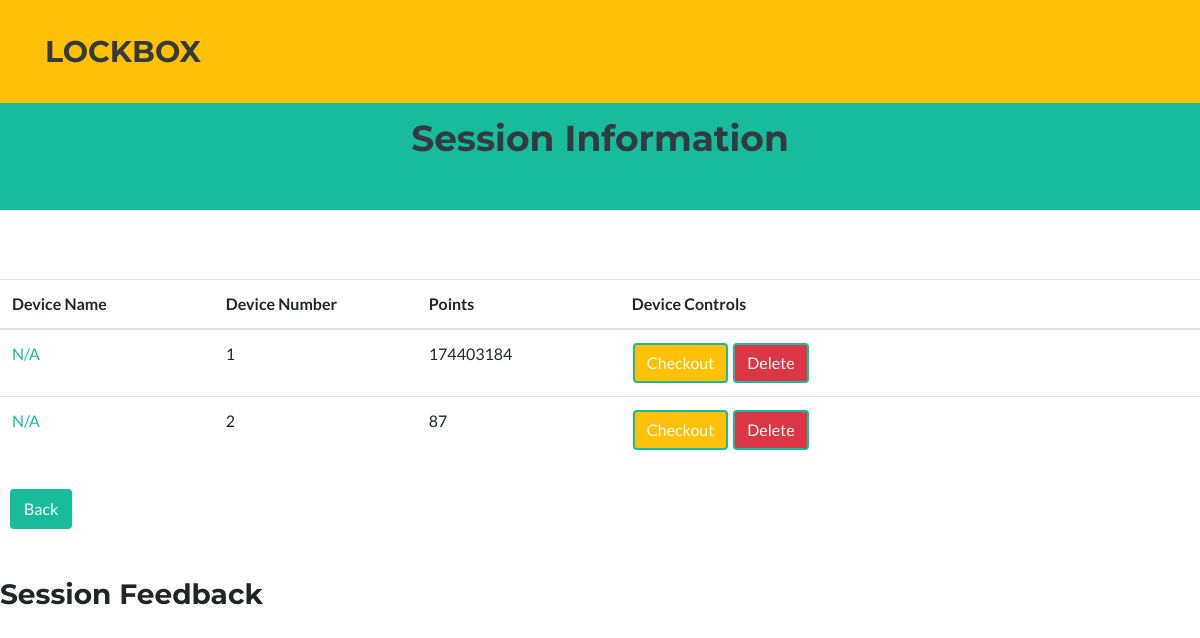
Before: /admin/event/1 (signed in) with the older database file.
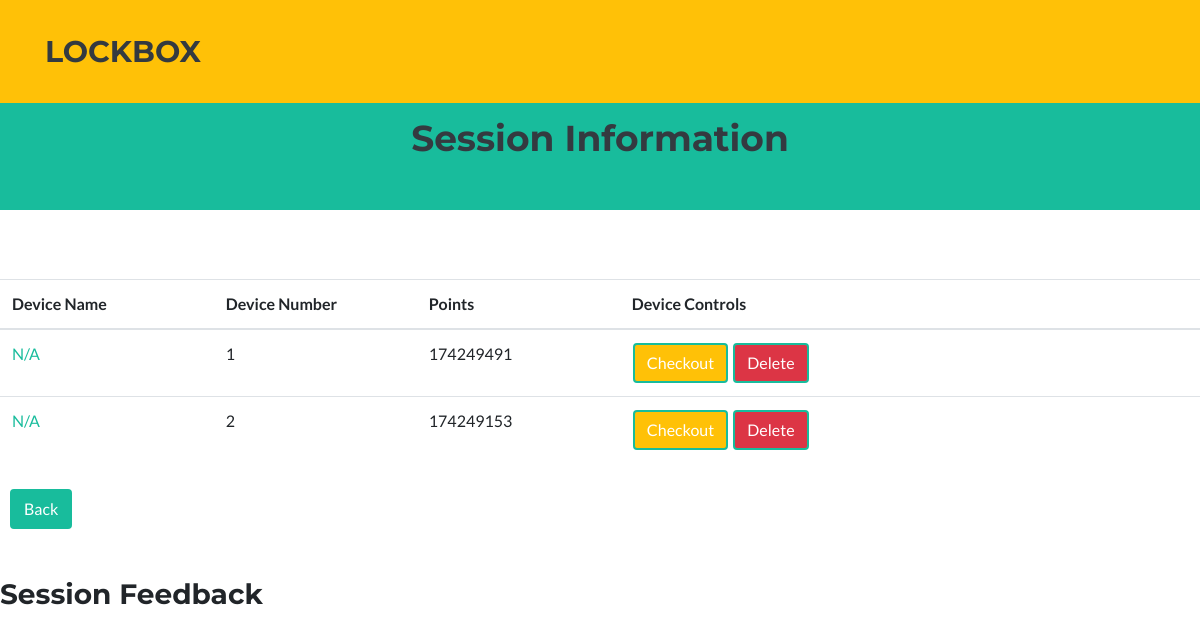
After: the same page with the newer database file.
### tables this page shows
CREATE TABLE device (
                        session_id integer,
                        device_number integer,
                        name varchar(255) NOT NULL,
                        passcode varchar(255) NOT NULL,
                        PRIMARY KEY (device_number),
                        UNIQUE (session_id,device_number)
                    );

### app.py (the view)
@app.route("/admin/event/<sessionId>")
def displayEvent(sessionId):
  try:
    passcode = session['passcode'] #verify successful login
  except:
      return redirect('/admin/login')
  connection = connectDB()
  cursor = connection.cursor()
  cursor.execute('''SELECT session_id, device_number,name, points
                    FROM device NATURAL JOIN score
                    WHERE session_id = ?''', (sessionId,))
  devices = cursor.fetchall()
  updated_devices = []
  for device in devices:
      live_score = check_score(sessionId, device[1])
      new_device = (device[0], device[1], device[2], device[3], live_score)
      updated_devices.append(new_device)
  devices = updated_devices
  cursor.execute('''SELECT name,comment FROM device NATURAL JOIN feedback WHERE session_id = ? ''', (sessionId,))
  comments = cursor.fetchall()
  cursor.close()
  closeDB(connection)
  return render_template("event.html", devices=devices, comments=comments)

### app.py (called while the page is built)
def connectDB():
    connection = sqlite3.connect("lockbox.db")
    return connection

def closeDB(connection):
    connection.commit()
    connection.close()

### templates/event.html (shortened to what this page needs)
<!DOCTYPE html>
<html>
<head>
    <link rel="stylesheet" href="{{ url_for('static', filename='css/bootstrap.min.css') }}">
    <link rel="stylesheet" href="{{ url_for('static', filename='css/Brands.css') }}">
    <link rel="stylesheet" href="{{ url_for('static', filename='css/Contact-Form-Clean.css') }}">
    <link rel="stylesheet" href="{{ url_for('static', filename='css/Login-Form-Dark.css') }}">
</head>
<body id="page-top">
    <nav class="navbar navbar-light navbar-expand-lg fixed-top bg-warning text-uppercase" id="mainNav">
        <div class="container"><a class="navbar-brand text-dark js-scroll-trigger" href="/" style="font-size: 30px;">Lockbox</a></div>
    </nav>
    <header style="background: var(--primary);height: 210.2px;">
        <h1 style="padding: 117px;color: var(--gray-dark);text-align: center;font-size: 36px;">Session Information</h1>
    </header>    <section id="portfolio" class="portfolio" style="transform: perspective(0px) translate(0px);transform-origin: top;height: 274.2px;padding: 9px 0px;">
        <h1 style="font-size: 34px;padding: 10px;margin: -8px;height: 75.8px;">{{ eventName }}</h1>
        <div class="table-responsive">
            <table class="table">
                <thead>
                    <tr>
                        <th style="transform-origin: center;height: 40.6px;width: 213.8px;">Device Name</th>
                        <th style="width: 203px;">Device Number</th>
                        <th style="width: 203px;">Points</th>
                        <th>Device Controls</th>
                    </tr>
                </thead>
                <tbody>
                  {% for device in devices %}
                    <tr>
                        <td><a href="/admin/event/devices/{{ device[0] }}/{{ device[1] }}">{{ device[2] }}</a></td>
                        <td>{{ device[1] }}</td>
                        <td>{{ device[4] }}</td>
                        <td>
                          <a class="btn btn-primary" role="button" style="margin: 1px;background: var(--yellow);" href="/admin/event/checkout/{{ device[0] }}/{{ device[1] }}">Checkout</a>
                          <a class="btn btn-primary" role="button" style="margin: 1px;background: var(--red);" href="/admin/event/deleteDevice/{{ device[0] }}/{{ device[1] }}">Delete</a>
                        </td>
                    </tr>
                  {% endfor %}
                </tbody>
            </table>
        </div><a class="btn btn-primary" role="button" style="margin: 10px;transform: translate(0px);" href="/admin">Back</a>
        <section style="padding: 39px 0px;">
            <h1 style="font-size: 28px;">Session Feedback</h1>
        </section>
    </section>
</body>
</html>

Changed rows visible on the page:
changed device id 1: device "174403184" → "174249491"
changed device id 2: device "87" → "174249153"
